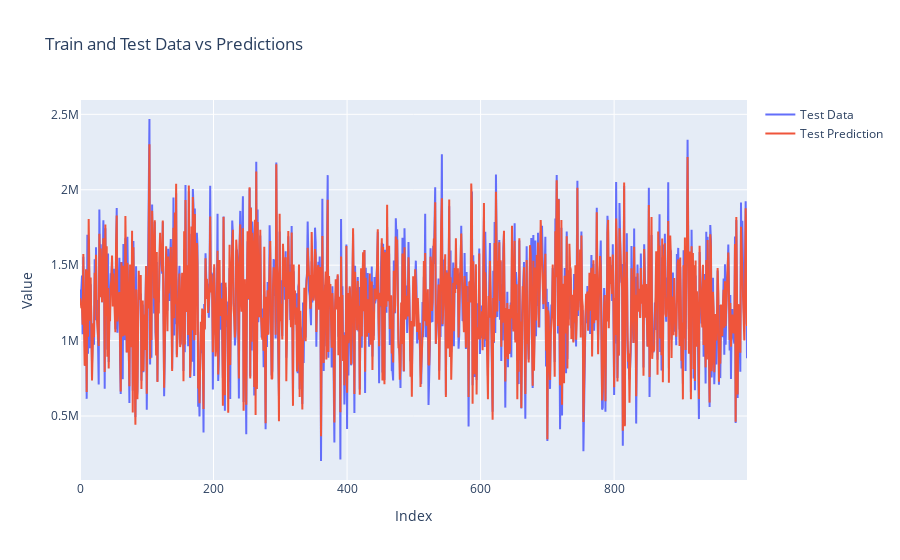
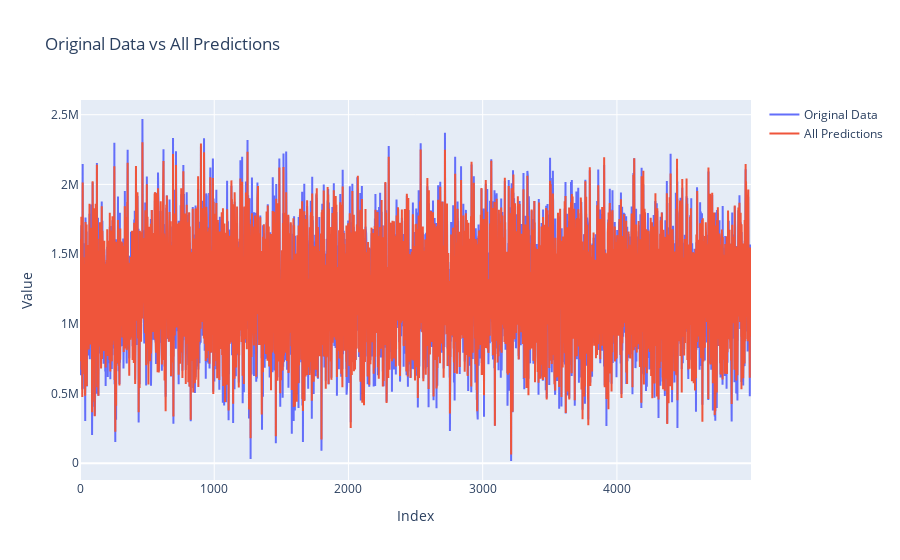

Notebook cell for these charts, in order:
### Markdown cell above
# plot

### Code cell
# Fazendo previsões
y_train_pred = best_model_grid.predict(X_train)
y_test_pred = best_model_grid.predict(X_test)
y_all_pred = np.concatenate([y_train_pred, y_test_pred])

# Criando o gráfico para os dados de treino e teste
fig1 = go.Figure()

fig1.add_trace(go.Scatter(y=y_test, mode='lines', name='Test Data'))
fig1.add_trace(go.Scatter(y=best_model_grid.predict(X_test), mode='lines', name='Test Prediction'))

fig1.update_layout(title='Train and Test Data vs Predictions', xaxis_title='Index', yaxis_title='Value')

fig1.show()

# Criando o gráfico para os dados originais e previsões
fig2 = go.Figure()

fig2.add_trace(go.Scatter(y=y, mode='lines', name='Original Data'))
fig2.add_trace(go.Scatter(y=best_model_grid.predict(X), mode='lines', name='All Predictions'))

fig2.update_layout(title='Original Data vs All Predictions', xaxis_title='Index', yaxis_title='Value')

fig2.show()

### Figure 1 — Plotly figure (JSON) as saved in the notebook; plotly's stock layout.template omitted (floating-point values rounded to 4 significant figures; data arrays with more than 128 entries replaced by an {"elided": "..."} marker saying what was removed)
{"data": [{"mode": "lines", "name": "Test Data", "type": "scatter", "y": {"elided": "1000 float values"}}, {"mode": "lines", "name": "Test Prediction", "type": "scatter", "y": {"elided": "1000 float values"}}], "layout": {"title": {"text": "Train and Test Data vs Predictions"}, "xaxis": {"title": {"text": "Index"}}, "yaxis": {"title": {"text": "Value"}}}}

### Figure 2 — Plotly figure (JSON) as saved in the notebook; plotly's stock layout.template omitted (floating-point values rounded to 4 significant figures; data arrays with more than 128 entries replaced by an {"elided": "..."} marker saying what was removed)
{"data": [{"mode": "lines", "name": "Original Data", "type": "scatter", "y": {"elided": "5000 float values"}}, {"mode": "lines", "name": "All Predictions", "type": "scatter", "y": {"elided": "5000 float values"}}], "layout": {"title": {"text": "Original Data vs All Predictions"}, "xaxis": {"title": {"text": "Index"}}, "yaxis": {"title": {"text": "Value"}}}}
